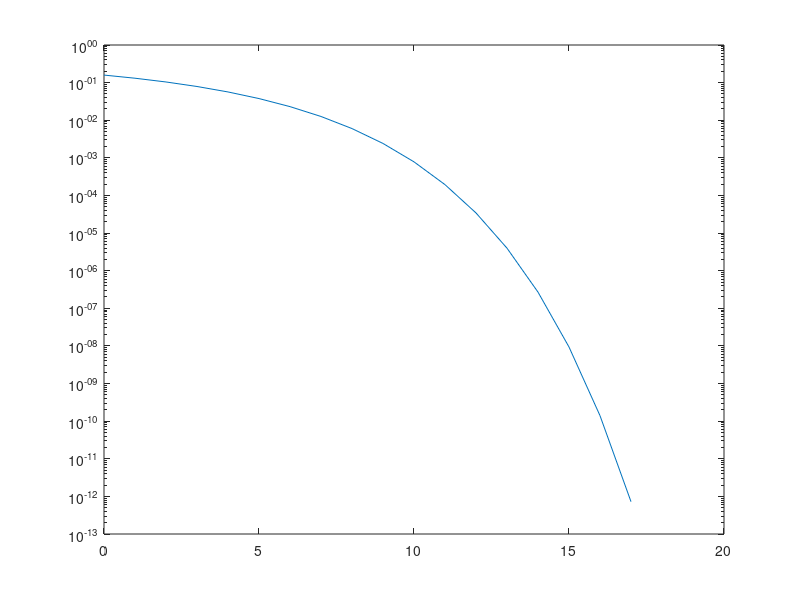

Write MATLAB code to recreate this figure.
y=zeros(0);
for ebnodB = 0:1:17
    ebno = 10^(ebnodB/10);
    y=[y, qfunc(sqrt(ebno))];
end
ebnodB = 0:1:17;
semilogy(ebnodB, y)
hold on